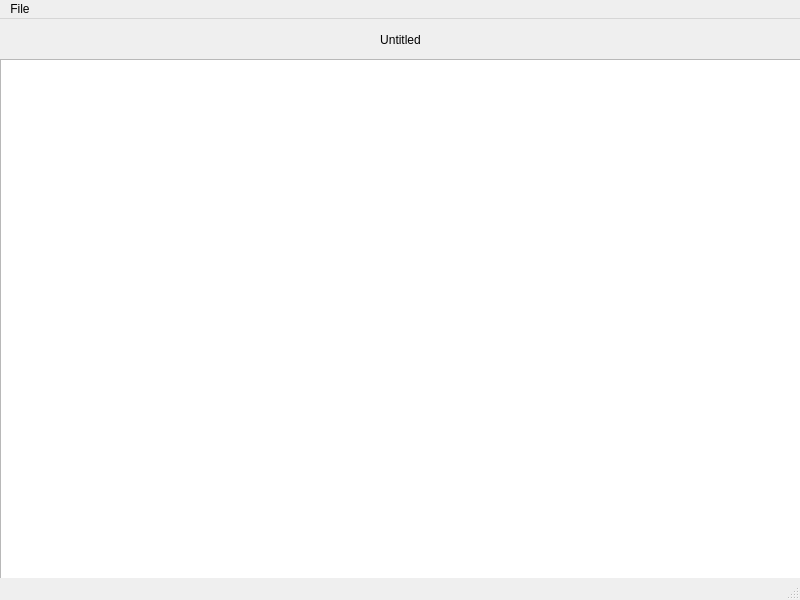
<?xml version="1.0" encoding="UTF-8"?>
<ui version="4.0">
 <class>MainWindow</class>
 <widget class="QMainWindow" name="MainWindow">
  <property name="geometry">
   <rect>
    <x>0</x>
    <y>0</y>
    <width>800</width>
    <height>600</height>
   </rect>
  </property>
  <property name="windowTitle">
   <string>MainWindow</string>
  </property>
  <widget class="QWidget" name="centralwidget">
   <widget class="QTextEdit" name="textEdit">
    <property name="geometry">
     <rect>
      <x>0</x>
      <y>40</y>
      <width>801</width>
      <height>541</height>
     </rect>
    </property>
   </widget>
   <widget class="QWidget" name="horizontalLayoutWidget_2">
    <property name="geometry">
     <rect>
      <x>0</x>
      <y>0</y>
      <width>801</width>
      <height>41</height>
     </rect>
    </property>
    <layout class="QHBoxLayout" name="horizontalLayout_2">
     <item>
      <widget class="QLabel" name="label">
       <property name="text">
        <string>Untitled</string>
       </property>
       <property name="alignment">
        <set>Qt::AlignmentFlag::AlignCenter</set>
       </property>
      </widget>
     </item>
    </layout>
   </widget>
  </widget>
  <widget class="QMenuBar" name="menubar">
   <property name="geometry">
    <rect>
     <x>0</x>
     <y>0</y>
     <width>800</width>
     <height>21</height>
    </rect>
   </property>
   <widget class="QMenu" name="menuFile">
    <property name="title">
     <string>File</string>
    </property>
    <addaction name="actionSave"/>
    <addaction name="actionExit"/>
   </widget>
   <addaction name="menuFile"/>
  </widget>
  <widget class="QStatusBar" name="statusbar"/>
  <action name="actionSave">
   <property name="text">
    <string>Save</string>
   </property>
  </action>
  <action name="actionExit">
   <property name="text">
    <string>Exit</string>
   </property>
  </action>
 </widget>
 <resources/>
 <connections/>
</ui>
